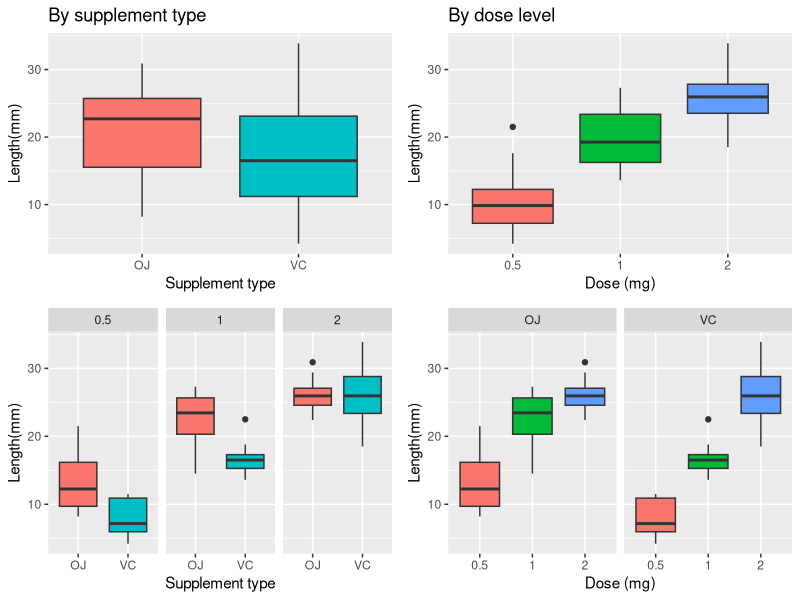

This chart was generated by the following R code:
## ---- chunk 1
setwd('C:/Amudha/Course/Coursera/Stat_Inference')
suppressWarnings(library(ggplot2)); suppressMessages(library(data.table));
suppressWarnings(library(gridExtra));
#Load Library
library(grid);
library(ggplot2)
library(datasets)
library(gridExtra)
#library(GGally)
## ---- chunk 2
data(ToothGrowth)
ToothGrowth$dose <- as.factor(ToothGrowth$dose) # convert to factor
## ---- chunk 3
head(ToothGrowth,3)
## ---- chunk 4
with(ToothGrowth,table(supp,dose))
## ---- chunk 5
p1 <- ggplot(ToothGrowth, aes(supp, len,fill=supp)) + 
  geom_boxplot() +
  xlab('Supplement type') +
  ylab('Length(mm)') +
  ggtitle('By supplement type')+ 
  theme(legend.position="none")

p2 <- ggplot(ToothGrowth, aes(as.factor(dose), len,fill=dose)) + 
  geom_boxplot() +
  xlab('Dose (mg)') +
  ylab('Length(mm)') +
  ggtitle('By dose level')+ 
  theme(legend.position="none")



p3 <- ggplot(data=ToothGrowth, aes(x=dose,y=len,fill=dose)) +
  geom_boxplot() +
  xlab('Dose (mg)') +
  ylab('Length(mm)') +
  theme(legend.position="none") + 
  facet_grid(.~supp) 

p4 <- ggplot(data=ToothGrowth, aes(x=supp,y=len,fill=supp)) +
  geom_boxplot() +
  xlab('Supplement type') +
  ylab('Length(mm)') +
  theme(legend.position="none") + 
  facet_grid(.~dose) 

grid.arrange(p1, p2, p4, p3, ncol = 2, nrow=2)

## ---- chunk 6
t1<-subset(ToothGrowth,dose==0.5)$len
t2<-subset(ToothGrowth,dose==1.0)$len
t<-t.test(t1,t2,paired=FALSE,var.equal=FALSE)
t$conf.int[1:2]
## ---- chunk 7
t1<-subset(ToothGrowth,dose==1.0)$len
t2<-subset(ToothGrowth,dose==2.0)$len
t<-t.test(t1,t2,paired=FALSE,var.equal=FALSE)
t$conf.int[1:2]
## ---- chunk 8
t1<-subset(ToothGrowth,supp=='VC')$len
t2<-subset(ToothGrowth,supp=='OJ')$len
t<-t.test(t1,t2,paired=FALSE,var.equal=FALSE)
t$p.value
t$conf.int[1:2]
## ---- chunk 9
t1<-subset(ToothGrowth,supp=='VC' & dose==0.5)$len
t2<-subset(ToothGrowth,supp=='OJ' & dose==0.5)$len
t<-t.test(t1,t2,paired=FALSE,var.equal=FALSE)
t$conf.int[1:2]
## ---- chunk 10
t1<-subset(ToothGrowth,supp=='VC' & dose==1.0)$len
t2<-subset(ToothGrowth,supp=='OJ' & dose==1.0)$len
t<-t.test(t1,t2,paired=FALSE,var.equal=FALSE)
t$conf.int[1:2]
## ---- chunk 11
t1<-subset(ToothGrowth,supp=='VC' & dose==2.0)$len
t2<-subset(ToothGrowth,supp=='OJ' & dose==2.0)$len
t<-t.test(t1,t2,paired=FALSE,var.equal=FALSE)
t$p.value
t$conf.int[1:2]
